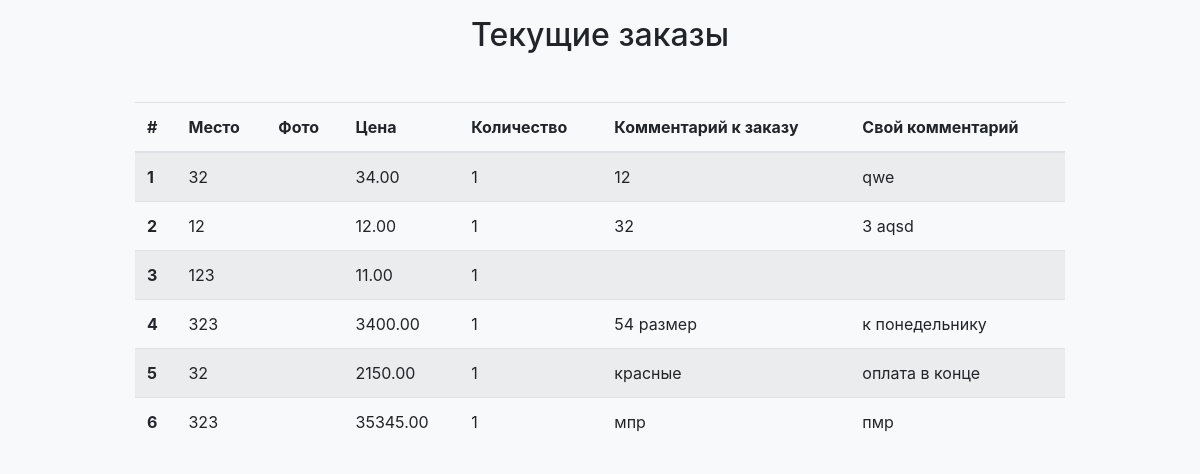
The app's page /roles/zakazschik/orders_list/ with its own data.
### main/models.py (models this page shows, shortened)
class Order(ModelWithTimestamp, ModelWithUser):
    objects = OrderManager()
    place = models.CharField(max_length=150, blank=True, null=True)
    price = models.DecimalField(max_digits=10, decimal_places=2)
    quantity = models.PositiveIntegerField(default=1)
    order_comment = models.TextField(max_length=255, null=True, blank=True)
    customer_comment = models.TextField(max_length=255, null=True, blank=True)
    ORDER_STATUSES = (
        (OrderStatuses.CREATED, 'Создан'),
        (OrderStatuses.PAID, 'Оплачен'),
        (OrderStatuses.CLOSED, 'Закрыт'),
    )
    status = models.PositiveIntegerField(default=OrderStatuses.CREATED, choices=ORDER_STATUSES)
    active = models.BooleanField(default=True)
    class Meta:
        ordering = ('created_date', )

### main/roles/zakazschik/views.py (the view)
# urls.py: path('orders_list/', OrdersListView.as_view(), name='orders_list'),
class OrdersListView(TemplateView):
    template_name = 'main/orders_list.html'
    def get_context_data(self, **kwargs):
        context = super().get_context_data(**kwargs)
        context['orders'] = _models.Order.objects.all()
        return context

### main/templates/main/orders_list.html (shortened to what this page needs)
{% extends 'base.html' %}
{% block content %}
    <div class="container">
    <h2 class="text-center mt-3 mb-5">Текущие заказы</h2>
    <table class="table table-hover table-striped" id="OrdersTable">
        <thead>
        <tr>
            <th scope="col">#</th>
            <th scope="col">Место</th>
            <th scope="col">Фото</th>
            <th scope="col">Цена</th>
            <th scope="col">Количество</th>
            <th scope="col">Комментарий к заказу</th>
            <th scope="col">Свой комментарий</th>
        </tr>
        </thead>
        <tbody>
        {% for o in orders %}
        <tr>
            <th scope="row">{{ forloop.counter }}</th>
            <td>{{ o.place }}</td>
            <td>{{ o.image }}</td>
            <td>{{ o.price }}</td>
            <td>{{ o.quantity }}</td>
            <td>{{ o.order_comment }}</td>
            <td>{{ o.customer_comment }}</td>
        </tr>
        {% endfor %}
        </tbody>
    </table>
</div>
{% endblock content %}

### static/css/styles.css (style rules this page uses)
.container { max-width: 960px; }

### records on screen
Order: place "32", price "34.00", quantity "1", order_comment "12", customer_comment "qwe"
Order: place "12", price "12.00", quantity "1", order_comment "32", customer_comment "3 aqsd"
Order: place "123", price "11.00", quantity "1"
Order: place "323", price "3400.00", quantity "1", order_comment "54 размер", customer_comment "к понедельнику"
Order: place "32", price "2150.00", quantity "1", order_comment "красные", customer_comment "оплата в конце"
Order: place "323", price "35345.00", quantity "1", order_comment "мпр", customer_comment "пмр"
